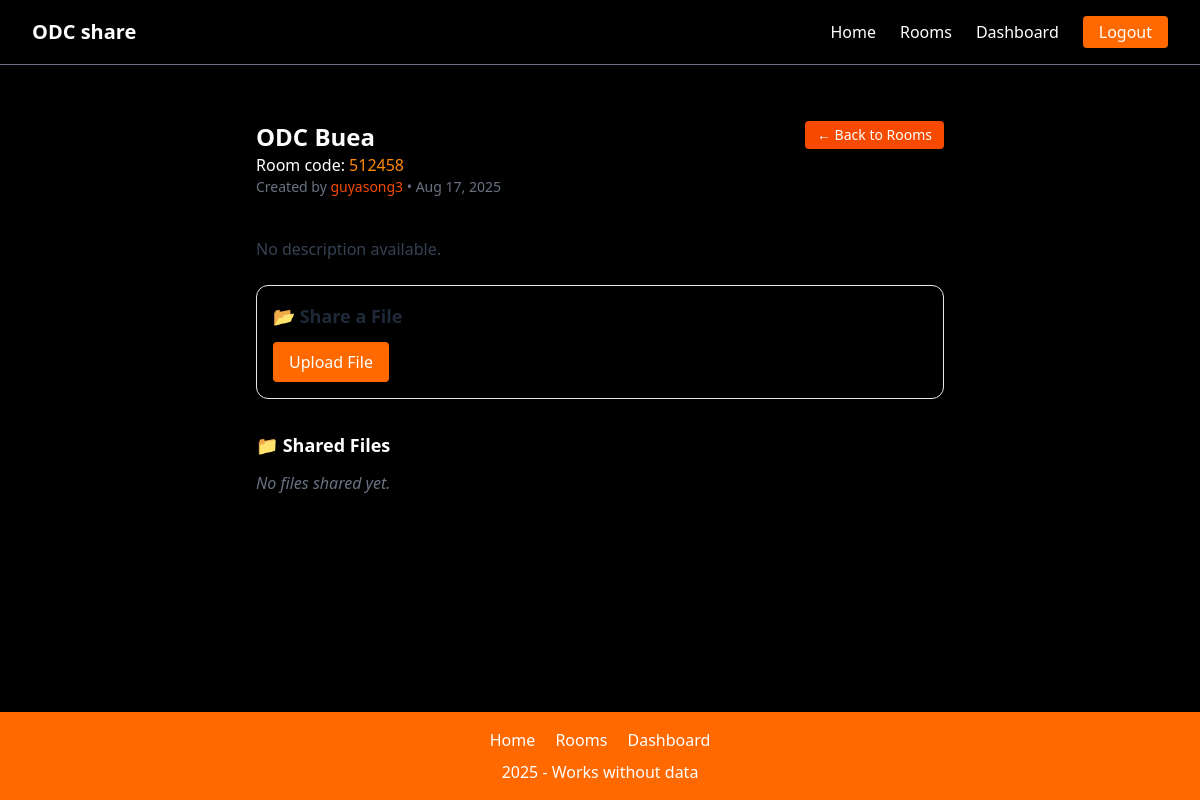
The app's page /room/512458/ (signed in) with its own data.
### home/models.py (models this page shows, shortened)
class Room(models.Model):
    room_name = models.CharField(max_length=100, null=True)
    description = models.TextField(max_length=200, null=True)
    code = models.CharField(max_length=6, unique=True, editable=False, null=True, blank=True)
    created_by = models.ForeignKey(User, on_delete=models.CASCADE, related_name="rooms", null=True)
    created_at = models.DateTimeField(auto_now_add=True)
    members = models.ManyToManyField(User, related_name="joined_rooms", blank=True)

### home/views.py (the view)
# urls.py: path("room/<str:code>/", views.room_detail, name="room_detail"),
@login_required
def room_detail(request, code):
    rooms = get_object_or_404(Room, code=code)
    return render(request, "room_detail.html", {"rooms": rooms})

### home/templates/room_detail.html (shortened to what this page needs)
{% extends "base.html" %}
{% block content %}
<div class="w-[96%] sm:w-[60%] mx-auto mt-10 p-4 rounded-2xl shadow-lg">
    <div class="flex flex-col sm:flex-row sm:items-center sm:justify-between pb-4 mb-6">
        <div class="mb-4 sm:mb-0">
            <h1 class="text-2xl font-bold text-white">{{ rooms.room_name }}</h1>
            <p>Room code: <span class="text-orange-400">{{rooms.code}}</span></p>
            <p class="text-sm text-gray-500">
                Created by <span class="font-medium text-orange-600">{{ request.user.username }}</span>
                • {{ rooms.created_at|date:"M d, Y" }}
            </p>
        </div>
        <a href="/"
            class="px-3 py-1 text-xs sm:text-sm bg-orange-600 text-white rounded hover:bg-orange-500 transition sm:self-start">
            ← Back to Rooms
        </a>
    </div>
    <div class="mb-6">
        <p class="text-gray-700">{{ room.description|default:"No description available." }}</p>
    </div>
    {% if user == rooms.created_by %}
    <div class="mb-8  p-4 rounded-xl border border-gray-200">
        <h2 class="text-lg font-semibold text-gray-800 mb-3">📂 Share a File</h2>
        <form method="post" enctype="multipart/form-data" class="flex items-center space-x-3">
            <button type="submit" class="bg-orange-500 text-white px-4 py-2 rounded hover:bg-orange-600">
                Upload File
            </button>
        </form>
    </div>
    {% endif %}
    <div>
        <h2 class="text-lg font-semibold text-white mb-3">📁 Shared Files</h2>
        {% if files %}
        <ul class="space-y-3">
            {% for file in files %}
            <li class="flex items-center justify-between p-3 border rounded-lg hover:bg-gray-50">
                <div class="flex items-center space-x-3">
                    <span class="text-orange-600">⬇️</span>
                    <span class="text-gray-700 font-medium"></span>
                </div>
                <a href="{{ file.file.url }}" download
                    class="px-3 py-1 bg-black text-white rounded-lg hover:bg-gray-800">
                    Download
                </a>
            </li>
            {% endfor %}
        </ul>
        {% else %}
        <p class="text-gray-500 italic">No files shared yet.</p>
        {% endif %}
    </div>
</div>
{% endblock %}

### records on screen
Room: room_name "ODC Buea", code "512458", created_at "Aug 17, 2025"

### other values on screen
{{ request.user.username }} "guyasong3"
{{ room.description|default:"No description available." }} "No description available."
